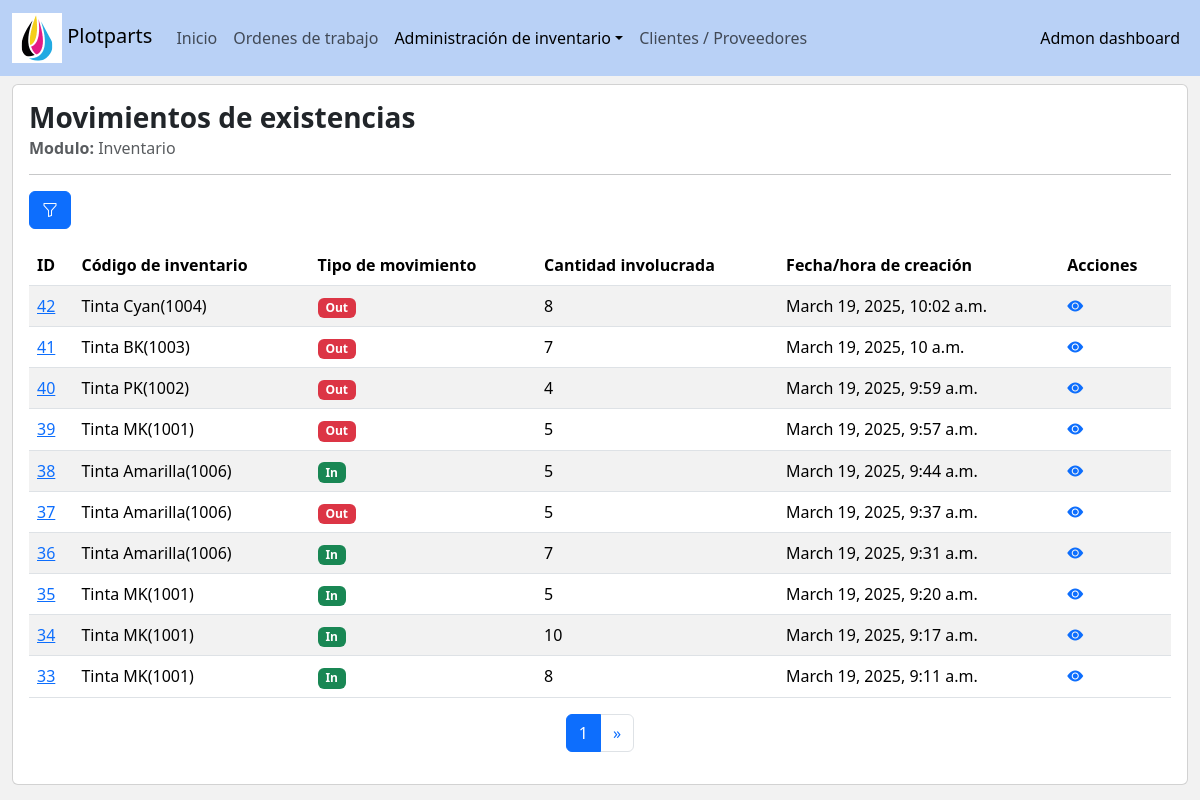
Page /inventory/movements_grid/ on the earlier database version.
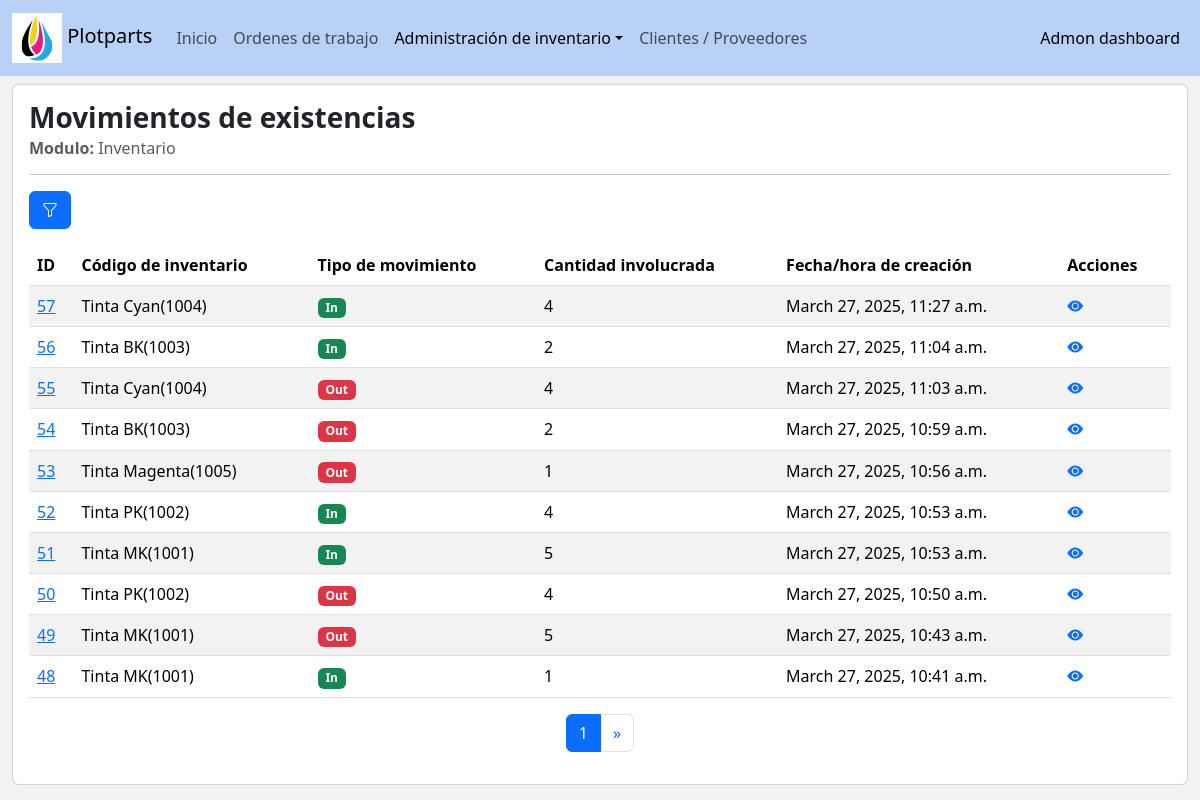
Same page on the later database version.
### inventory/models.py (models this page shows, shortened)
class InventoryMovement(models.Model):
    inventory_code = models.ForeignKey(Inventory, verbose_name='Código de inventario', on_delete=models.CASCADE)
    type = models.IntegerField(verbose_name='Tipo de movimiento', choices=MovementsTypes.choices)
    quantity = models.IntegerField(verbose_name='Cantidad involucrada',validators=[MinValueValidator(1),MaxValueValidator(999)])
    description = models.TextField(verbose_name='Descripción del movimiento')
    status = models.IntegerField(verbose_name='Estado',choices=Status.choices, default=Status.enable)
    createtime = models.DateTimeField(verbose_name='Fecha/hora de creación', auto_now_add=True)
    is_inbound = models.BooleanField(verbose_name='Inbound flag', default=False)
    class Meta:
        verbose_name = "Movement"
        verbose_name_plural = "Movements"
        ordering = ['-id','-createtime']

class Inventory(models.Model):
    code = models.ForeignKey(verbose_name='Código', to=InventoryCodes, on_delete=models.PROTECT)
    available_quantity = models.IntegerField(verbose_name='Cantidad disponible', default=0, blank=True)
    extra_info = models.TextField(verbose_name='Información adicional')
    status = models.IntegerField(verbose_name='Estado',choices=Status.choices, default=Status.enable)
    createtime = models.DateTimeField(verbose_name='Fecha/hora de creación', auto_now_add=True)
    updatetime = models.DateTimeField(verbose_name='Fecha/hora de modificación', auto_now=True)
    class Meta:
        verbose_name = "Current stock"
        verbose_name_plural = "Current stocks"
        ordering = ['code']
    def __str__(self):
        return f'{str(self.code)}'

class InventoryCodes(models.Model):
    class IntentoryType(models.IntegerChoices):
        spare_part = (1,'Repuesto')
        ink = (2,'Tinta')
        other = (3,'Otro')
        __empty__ = ('-- Tipo --')
    code = models.CharField(verbose_name='Código', max_length=50, unique=True)
    name = models.CharField(verbose_name='Nombre', max_length=100)
    type = models.IntegerField(verbose_name='Tipo', choices=IntentoryType)
    supplier = models.ForeignKey(to=Asset, verbose_name='Proovedor', on_delete = models.PROTECT)
    inbound_price = models.FloatField(verbose_name='Precio venta', default=0)
    outbound_price = models.FloatField(verbose_name='Precio compra', default=0)
    extra_info = models.TextField(verbose_name='Información adicional')
    status = models.IntegerField(verbose_name='Estado',choices=Status.choices, default=Status.enable)
    createtime = models.DateTimeField(verbose_name='Fecha/hora de creación', auto_now_add=True)
    updatetime = models.DateTimeField(verbose_name='Fecha/hora de modificación', auto_now=True)
    class Meta:
        verbose_name = "Code"
        verbose_name_plural = "Codes"
        ordering = ['code']
    def __str__(self):
        return f'{self.name}({self.code})'

### inventory/views.py (the view, shortened to what this page needs)
class InventoryMovement_ListView(ListView):
    model = InventoryMovement
    template_name = "inventory/inventoryMovement_grid.html"
    context_object_name = 'movements'
    paginate_by = 10
    extra_context = {
        'MovementFilterForm':InventoryMovement_FilterForm
    }
    def get_context_data(self, **kwargs):
        context = super().get_context_data(**kwargs)
        context['MovementFilterForm'] = InventoryMovement_FilterForm(self.request.GET)
        context['active_link'] = 'inventory_movement'
        context['dropdown_menu'] = True
        return context
    def get_queryset(self):
        queryset = InventoryMovement.objects.filter(status = 1)
        return queryset

### core/templatetags/utils.py (called while the page is built)
@register.filter(name='setValidationClass')
def setValidationClass(input):
    bootstrap_class = ''
    if input.help_text == 'filter_option':
        if input.errors:
            bootstrap_class = 'is-invalid'
    else:
        if (input.data != None) and (input.data != []) :
            if input.errors:
                bootstrap_class = 'is-invalid'
            else:
                bootstrap_class = 'is-valid'
    return input.as_widget(attrs={'class':'form-control '+ bootstrap_class})

@register.filter(name='movementType_mapping')
def inventoryMovement_TypeMapping(flowStatus):
    css_class = ''
    match flowStatus:
        case 1:#In
            css_class = 'success'
        case 2:#Out
            css_class = 'danger'
    return css_class

### inventory/templates/inventory/inventoryMovement_grid.html (shortened to what this page needs)
{% extends 'base_adminv2.html' %}
{% load humanize %}
{% load utils %}
{% block body %}
    <div class='row'>
        <div class="col-lg-12">
            <div class="card">
                <div class="card-body">
                    <h3 class='card-title'><strong>Movimientos de existencias</strong></h3>
                    <h6 class="card-subtitle mb-2 text-muted"> <strong>Modulo:</strong> Inventario</h6>
                    <hr>
                    <div class="col-lg-12">
                        <p class="d-inline-flex gap-1">
                            <button class="btn btn-primary" type="button" data-bs-toggle="collapse" data-bs-target="#filterBox" aria-expanded="false" aria-controls="filterBox" title="Filtrar"><i class="bi bi-funnel"></i></button>
                        </p>
                    </div>
                    <div class="col-lg-12">
                        <div class="table-responsive">
                            <table class="table table-striped table-hover">
                                <thead>
                                <tr>
                                    <th scope="col">ID</th>
                                    <th scope="col">Código de inventario</th>
                                    <th scope="col">Tipo de movimiento</th>
                                    <th scope="col">Cantidad involucrada</th>
                                    <th scope="col">Fecha/hora de creación</th>
                                    <th scope="col">Acciones</th>
                                </tr>
                                </thead>
                                <tbody>
                                    {% if movements %}
                                        {% for item in movements %}
                                            <tr>
                                                <td><a href='{% url "inventory:movement_detail" item.id %}'>{{item.id}}</a></td>
                                                <td>{{item.inventory_code}}</td>
                                                <td><span class="badge bg-{{item.type|movementType_mapping}}">{{item.get_type_display}}</span></td>
                                                <td>{{item.quantity}}</td>
                                                <td>{{item.createtime}}</td>
                                                <td>
                                                    <span><a href='{% url "inventory:movement_detail" item.id %}' title='Detail'><i class="bi bi-eye-fill"></i></a></span>
                                                </td>
                                            </tr>
                                        {% endfor %}
                                    {% else %}
                                    <tr>
                                        <td colspan='6' class='text-center'>Resultados no encontrados</td>
                                    </tr>
                                    {% endif %}
                                </tbody>
                            </table>
                        </div>
                    </div>
                    <div class="col-lg-12">
                        <nav aria-label="Page navigation example">
                            <ul class="pagination justify-content-center">
                                <li class="page-item active"><a class="page-link" href="?page={{page_obj.number}}">{{page_obj.number}}</a></li>
                                {% if page_obj.has_next %}
                                    <li class="page-item">
                                        <a class="page-link" href="?page={{page_obj.next_page_number}}" aria-label="Next">
                                            <span aria-hidden="true">&raquo;</span>
                                        </a>
                                    </li>
                                {% endif %}
                            </ul>
                        </nav>
                    </div>
                </div>
            </div>
        </div>
    </div>
{% endblock body %}

Differences in the rows shown:
no longer on this page (row unchanged): InventoryMovement: id "42", inventory_code "Tinta Cyan(1004)", type "Out", quantity "8", createtime "March 19, 2025, 10:02 a.m."
no longer on this page (row unchanged): InventoryMovement: id "41", inventory_code "Tinta BK(1003)", type "Out", quantity "7", createtime "March 19, 2025, 10 a.m."
no longer on this page (row unchanged): InventoryMovement: id "40", inventory_code "Tinta PK(1002)", type "Out", quantity "4", createtime "March 19, 2025, 9:59 a.m."
no longer on this page (row unchanged): InventoryMovement: id "39", inventory_code "Tinta MK(1001)", type "Out", quantity "5", createtime "March 19, 2025, 9:57 a.m."
no longer on this page (row unchanged): InventoryMovement: id "38", inventory_code "Tinta Amarilla(1006)", type "In", quantity "5", createtime "March 19, 2025, 9:44 a.m."
no longer on this page (row unchanged): InventoryMovement: id "37", inventory_code "Tinta Amarilla(1006)", type "Out", quantity "5", createtime "March 19, 2025, 9:37 a.m."
no longer on this page (row unchanged): InventoryMovement: id "36", inventory_code "Tinta Amarilla(1006)", type "In", quantity "7", createtime "March 19, 2025, 9:31 a.m."
no longer on this page (row unchanged): InventoryMovement: id "35", inventory_code "Tinta MK(1001)", type "In", quantity "5", createtime "March 19, 2025, 9:20 a.m."
no longer on this page (row unchanged): InventoryMovement: id "34", inventory_code "Tinta MK(1001)", type "In", quantity "10", createtime "March 19, 2025, 9:17 a.m."
no longer on this page (row unchanged): InventoryMovement: id "33", inventory_code "Tinta MK(1001)", type "In", quantity "8", createtime "March 19, 2025, 9:11 a.m."
added InventoryMovement: id "57", inventory_code "Tinta Cyan(1004)", type "In", quantity "4", createtime "March 27, 2025, 11:27 a.m."
added InventoryMovement: id "56", inventory_code "Tinta BK(1003)", type "In", quantity "2", createtime "March 27, 2025, 11:04 a.m."
added InventoryMovement: id "55", inventory_code "Tinta Cyan(1004)", type "Out", quantity "4", createtime "March 27, 2025, 11:03 a.m."
added InventoryMovement: id "54", inventory_code "Tinta BK(1003)", type "Out", quantity "2", createtime "March 27, 2025, 10:59 a.m."
added InventoryMovement: id "53", inventory_code "Tinta Magenta(1005)", type "Out", quantity "1", createtime "March 27, 2025, 10:56 a.m."
added InventoryMovement: id "52", inventory_code "Tinta PK(1002)", type "In", quantity "4", createtime "March 27, 2025, 10:53 a.m."
added InventoryMovement: id "51", inventory_code "Tinta MK(1001)", type "In", quantity "5", createtime "March 27, 2025, 10:53 a.m."
added InventoryMovement: id "50", inventory_code "Tinta PK(1002)", type "Out", quantity "4", createtime "March 27, 2025, 10:50 a.m."
added InventoryMovement: id "49", inventory_code "Tinta MK(1001)", type "Out", quantity "5", createtime "March 27, 2025, 10:43 a.m."
added InventoryMovement: id "48", inventory_code "Tinta MK(1001)", type "In", quantity "1", createtime "March 27, 2025, 10:41 a.m."
